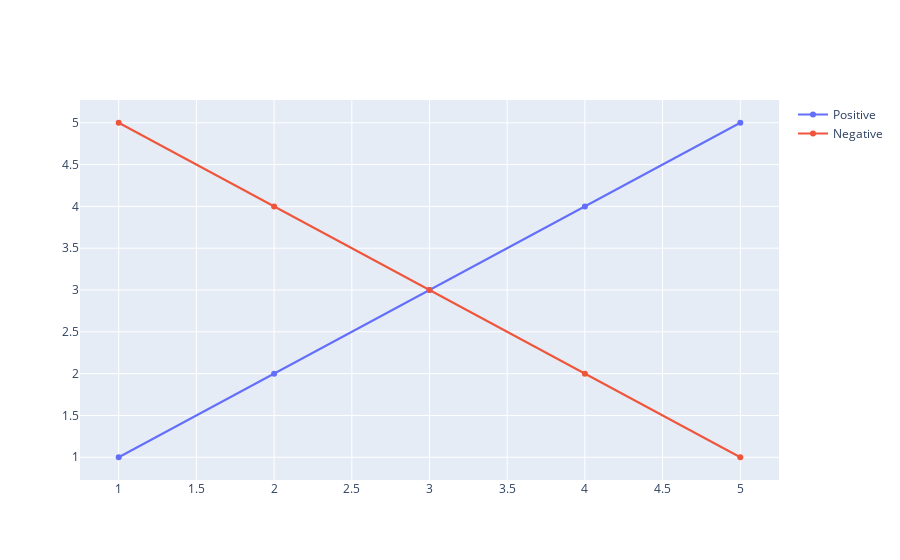

Notebook cell for this chart:
### Markdown cell above
<h4 id="Legend-Names">Legend Names<a class="anchor-link" href="#Legend-Names">¶</a></h4>

### Code cell
import plotly.graph_objects as go

fig = go.Figure()

fig.add_trace(go.Scatter(
    x=[1, 2, 3, 4, 5],
    y=[1, 2, 3, 4, 5],
    name="Positive"
))

fig.add_trace(go.Scatter(
    x=[1, 2, 3, 4, 5],
    y=[5, 4, 3, 2, 1],
    name="Negative"
))

fig.show()

### Figure 1 — Plotly figure (JSON) as saved in the notebook; plotly's stock layout.template omitted (floating-point values rounded to 4 significant figures)
{"data": [{"name": "Positive", "type": "scatter", "x": [1, 2, 3, 4, 5], "y": [1, 2, 3, 4, 5]}, {"name": "Negative", "type": "scatter", "x": [1, 2, 3, 4, 5], "y": [5, 4, 3, 2, 1]}], "layout": {}}
